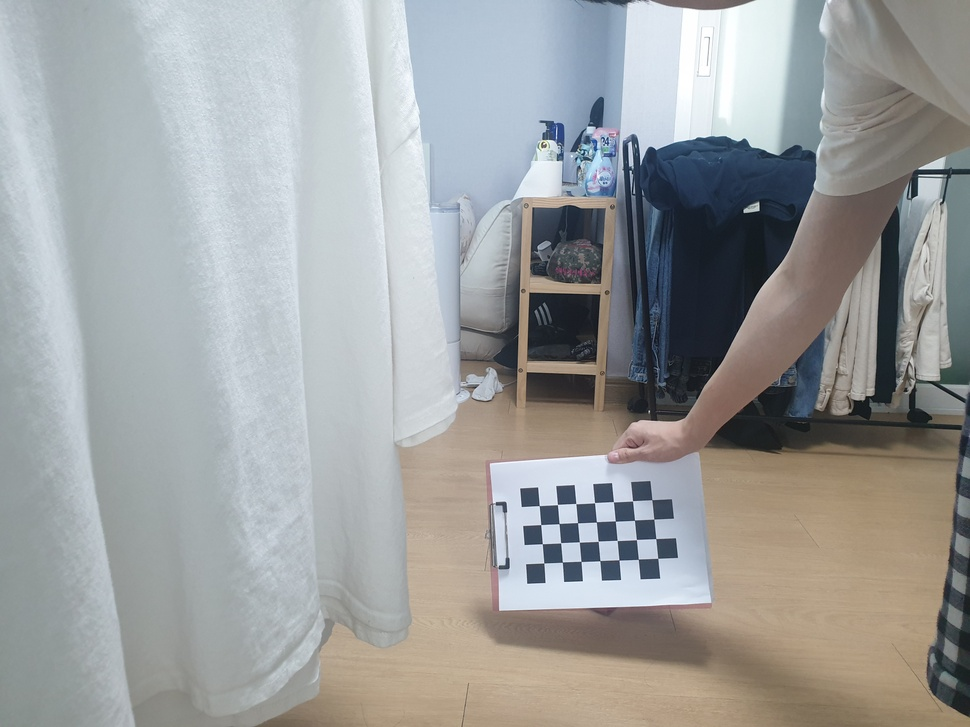
#> input picture firstTest/check2.jpg, 970 x 727 px, shrunk from 4032 x 3024 before the run, found by its file name
$ python firstTest.py
#> lines starting #> are read from the running program, lines starting #| are printed output that depends on the picture; after the words box and inside, x2 and y2 are one past the last pixel; in counts of white or black regions, pixels touching at a corner belong together; long printed decimals are rounded
import cv2
import numpy as np
def findRT():
    # termination criteria
    criteria = (cv2.TERM_CRITERIA_EPS + cv2.TERM_CRITERIA_MAX_ITER, 30, 0.001)
    # prepare object points, like (0,0,0), (1,0,0), (2,0,0) ....,(6,5,0)
    objp = np.zeros((7*4,3), np.float32)
    objp[:,:2] = np.mgrid[0:4,0:7].T.reshape(-1,2)
    # Arrays to store object points and image points from all the images.
    objpoints = [] # 3d point in real world space
    imgpoints = [] # 2d points in image plane.
    fname = 'firstTest/check2.jpg'
    img = cv2.imread(fname)
#> img is the input picture: shape (727, 970, 3); mean B, G, R 159.1, 159.3, 157.3
    gray = cv2.cvtColor(img,cv2.COLOR_BGR2GRAY)
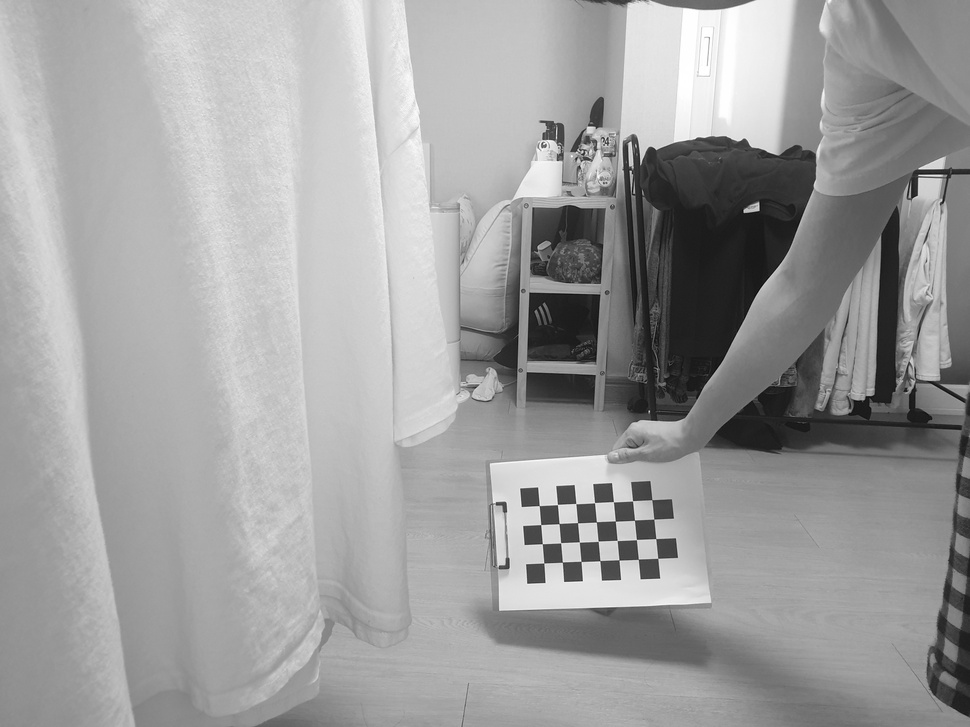
#> gray: shape (727, 970); min 8, max 255, mean 158.7
    # Find the chess board corners
    ret, corners = cv2.findChessboardCorners(gray, (4,7),None)
#> ret = True; corners = 28 rows, first 8: [543.8, 563], [542.4, 543.7], [540.6, 524.5], [539.4, 505.6], [562.4, 562], [560.6, 542.6], [559.2, 523.5], [557.5, 504.5]
    # If found, add object points, image points (after refining them)
    if ret == True:
        objpoints.append(objp)
        corners2 = cv2.cornerSubPix(gray,corners,(11,11),(-1,-1),criteria)
#> corners2 = 28 rows, first 8: [543.8, 563], [542.3, 543.7], [540.7, 524.6], [539.3, 505.6], [562.4, 562.1], [560.6, 542.8], [559.1, 523.6], [557.4, 504.5]
        imgpoints.append(corners2)
        # Draw and display the corners
        img = cv2.drawChessboardCorners(img, (4,7), corners2,ret)
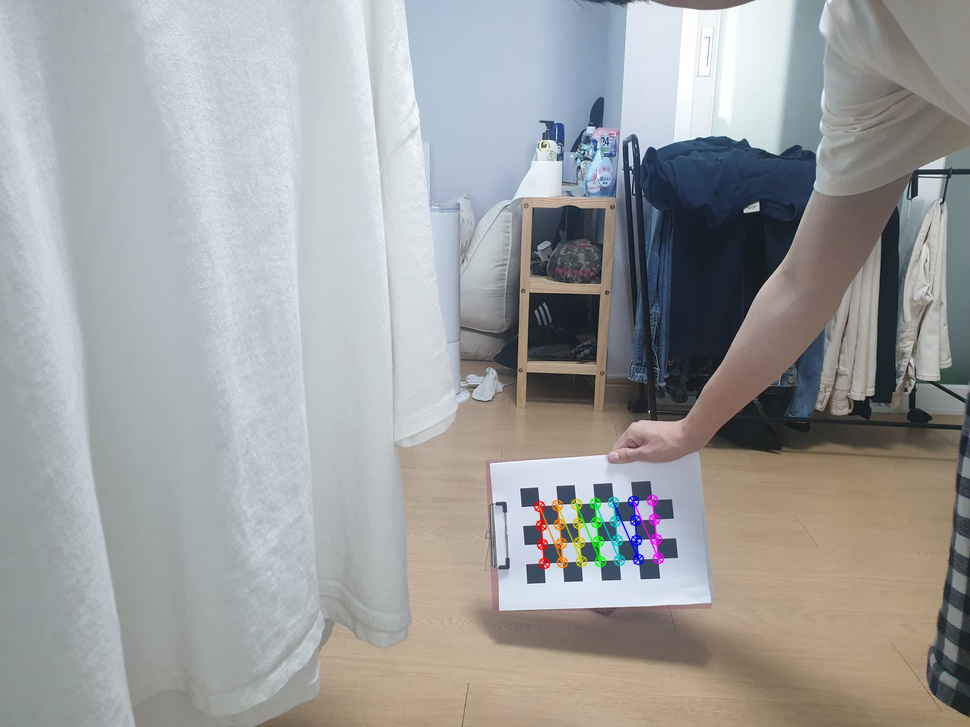
#> img: shape (727, 970, 3); 0.63% of pixels changed, all inside (x1, y1, x2, y2) = (533, 494, 665, 570)
        cv2.imshow('img',img)
        cv2.waitKey(0)
        ret, mtx, dist, rvec, tvec = cv2.calibrateCamera(objpoints, imgpoints, gray.shape[::-1], None, None)
#> ret = 0.0659; mtx = [[565.1, 0, 517], [0, 565.7, 412.1], [0, 0, 1]]; dist = [[0.43, -4.82, 0.023, 0.00884, 15.33]]; rvec = ([-0.205, 0.0569, -1.65],); tvec = ([1.43, 8.08, 31.24],)
        print(rvec, tvec)
#| (array([[-0.2053],
#|        [ 0.0569],
#|        [-1.646]]),) (array([[ 1.427],
#|        [ 8.081],
#|        [31.239]]),)
        fx, fy = mtx[0][0], mtx[1][1]
#> fx = 565.1; fy = 565.7
        cx, cy = mtx[0][2], mtx[1][2]
#> cx = 517; cy = 412.1
        print(dist)
#| [[ 4.30334101e-01 -4.82121374e+00  2.30370658e-02  8.83873930e-03
#|    1.53311504e+01]]
    return rvec, dist, fx, fy, cx, cy

def main():
#> (the run stopped early here; a loop or call above may not have finished)

$ run again, with firstTest/check.jpg copied over firstTest/check2.jpg
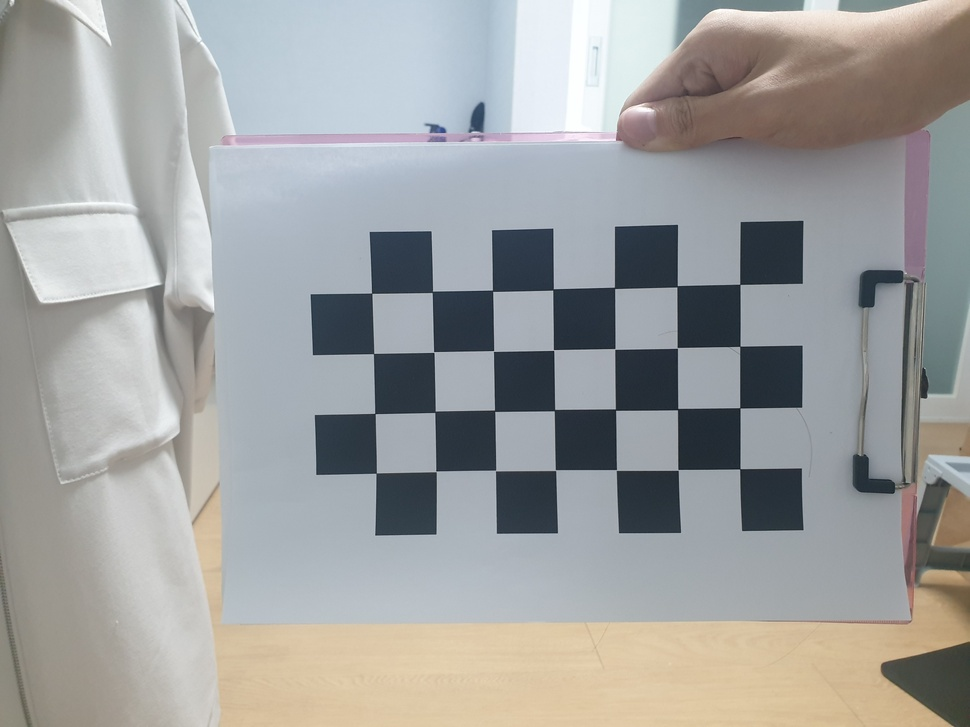
#> input picture firstTest/check.jpg, 970 x 727 px, shrunk from 4032 x 3024 before the run, found by its file name
#> in findRT, img is the input picture: shape (727, 970, 3); mean B, G, R 159.6, 160.4, 159.2
#> in findRT, `gray = cv2.cvtColor(img,cv2.COLOR_BGR2GRAY)`:
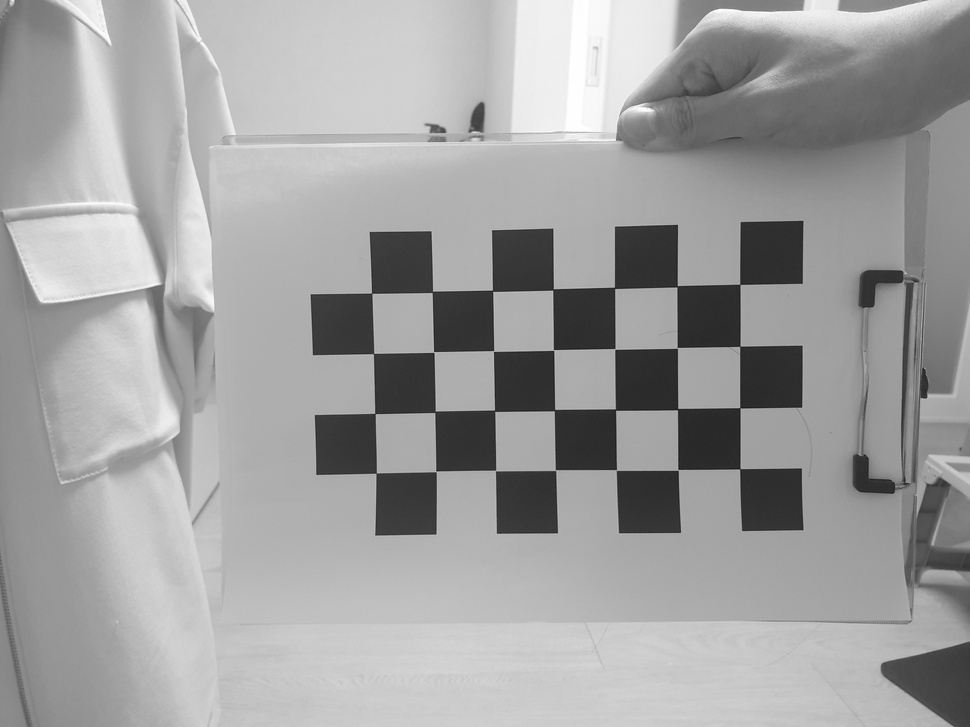
#> gray: shape (727, 970); min 22, max 255, mean 160
#> in findRT, `ret, corners = cv2.findChessboardCorners(gray, (4,7),None)`: ret = True; corners = 28 rows, first 8: [739.9, 284.2], [740, 346], [739.8, 407.8], [739.9, 469], [677, 286.6], [677.1, 347.7], [677.6, 409.3], [677.9, 469.9]
#> corners2 = 28 rows, first 8: [739.8, 284.3], [739.8, 346.4], [739.8, 407.8], [739.8, 468.8], [677.1, 286.3], [677.3, 347.8], [677.6, 409.2], [678, 469.8]
#> in findRT, `img = cv2.drawChessboardCorners(img, (4,7), corners2,ret)`:
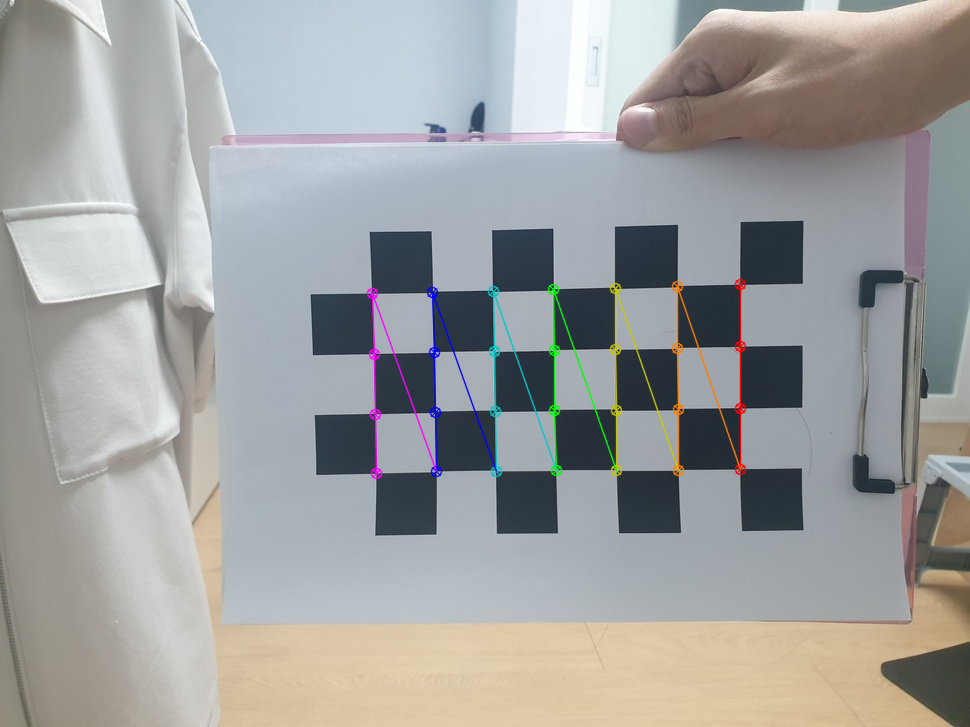
#> img: shape (727, 970, 3); 1.33% of pixels changed, all inside (x1, y1, x2, y2) = (366, 278, 747, 480)
#> in findRT, `ret, mtx, dist, rvec, tvec = cv2.calibrateCamera(objpoints, imgpoints,..`: ret = 0.213; mtx = [[257.6, 0, 481.2], [0, 258, 349.6], [0, 0, 1]]; dist = [[0.049, -0.033, 9.98e-05, -0.00269, 0.00666]]; rvec = ([0.0281, -0.00436, 1.55],); tvec = ([4.19, -1.05, 4.23],)
#| (array([[ 0.02807],
#|        [-0.004363],
#|        [ 1.552]]),) (array([[ 4.186],
#|        [-1.050],
#|        [ 4.229]]),)
#> fx = 257.6; fy = 258
#> cx = 481.2; cy = 349.6
#| [[ 4.90200188e-02 -3.29871260e-02  9.97731046e-05 -2.69218185e-03
#|    6.66088835e-03]]

$ run again, with firstTest/st1.jpg copied over firstTest/check2.jpg
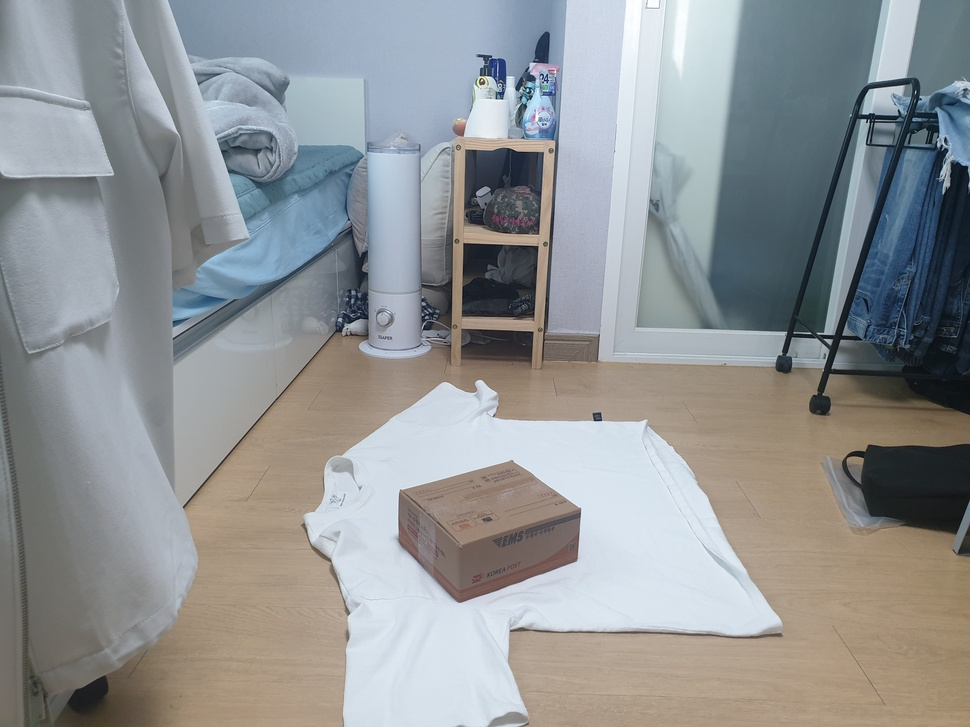
#> input picture firstTest/st1.jpg, 970 x 727 px, shrunk from 4032 x 3024 before the run, found by its file name
#> in findRT, img is the input picture: shape (727, 970, 3); mean B, G, R 149.4, 148, 144.9
#> in findRT, `gray = cv2.cvtColor(img,cv2.COLOR_BGR2GRAY)`:
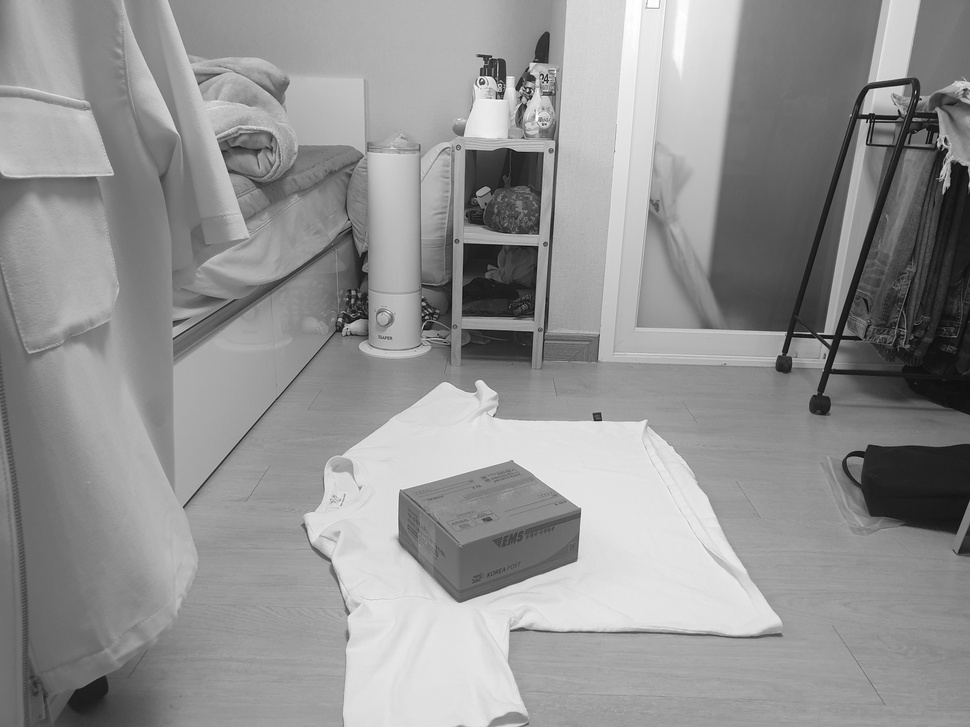
#> gray: shape (727, 970); min 3, max 255, mean 147.2
#> ret = False; corners = None
